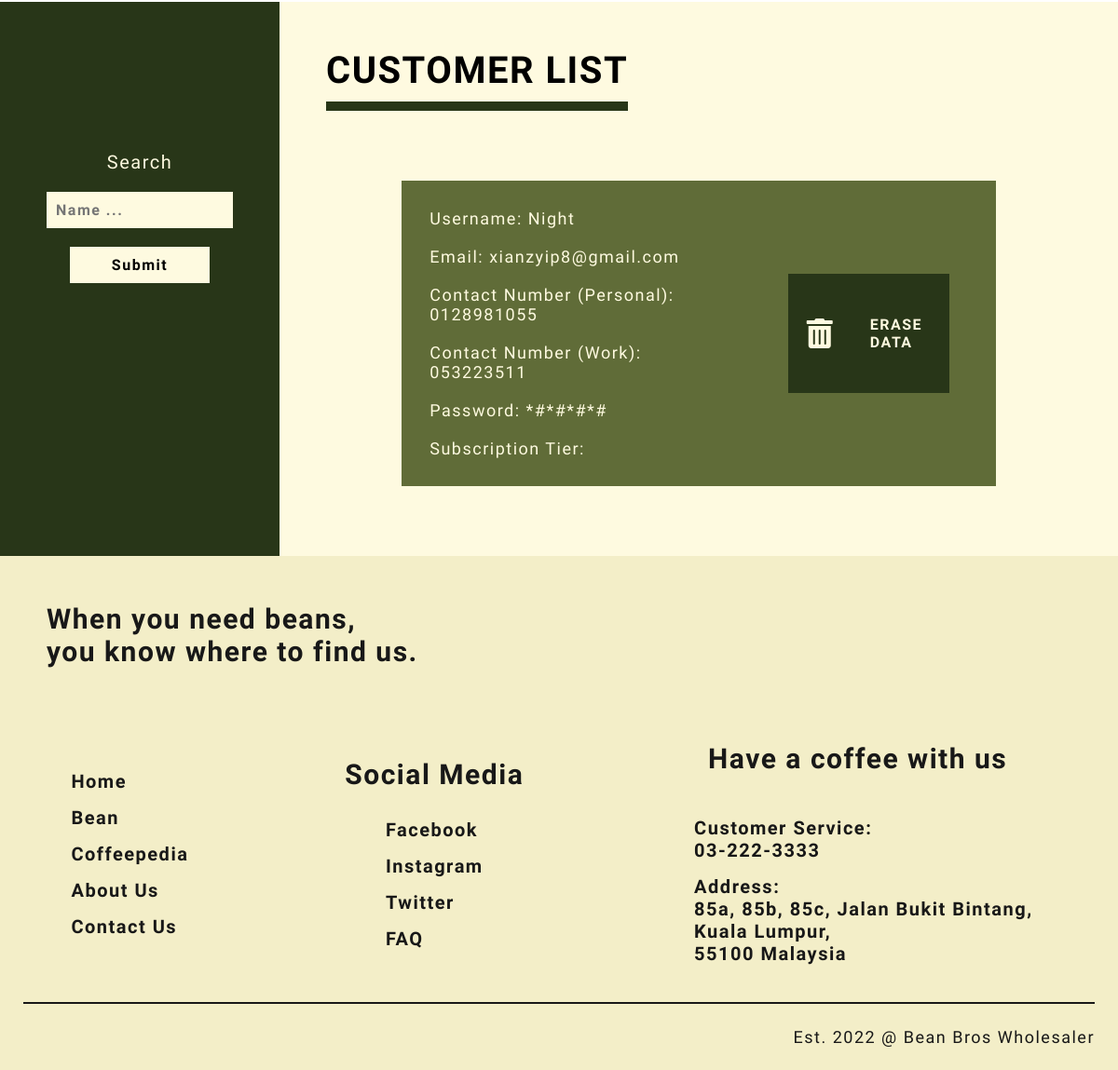
The app's page /php/checkcustomer.php (lower part), older data.
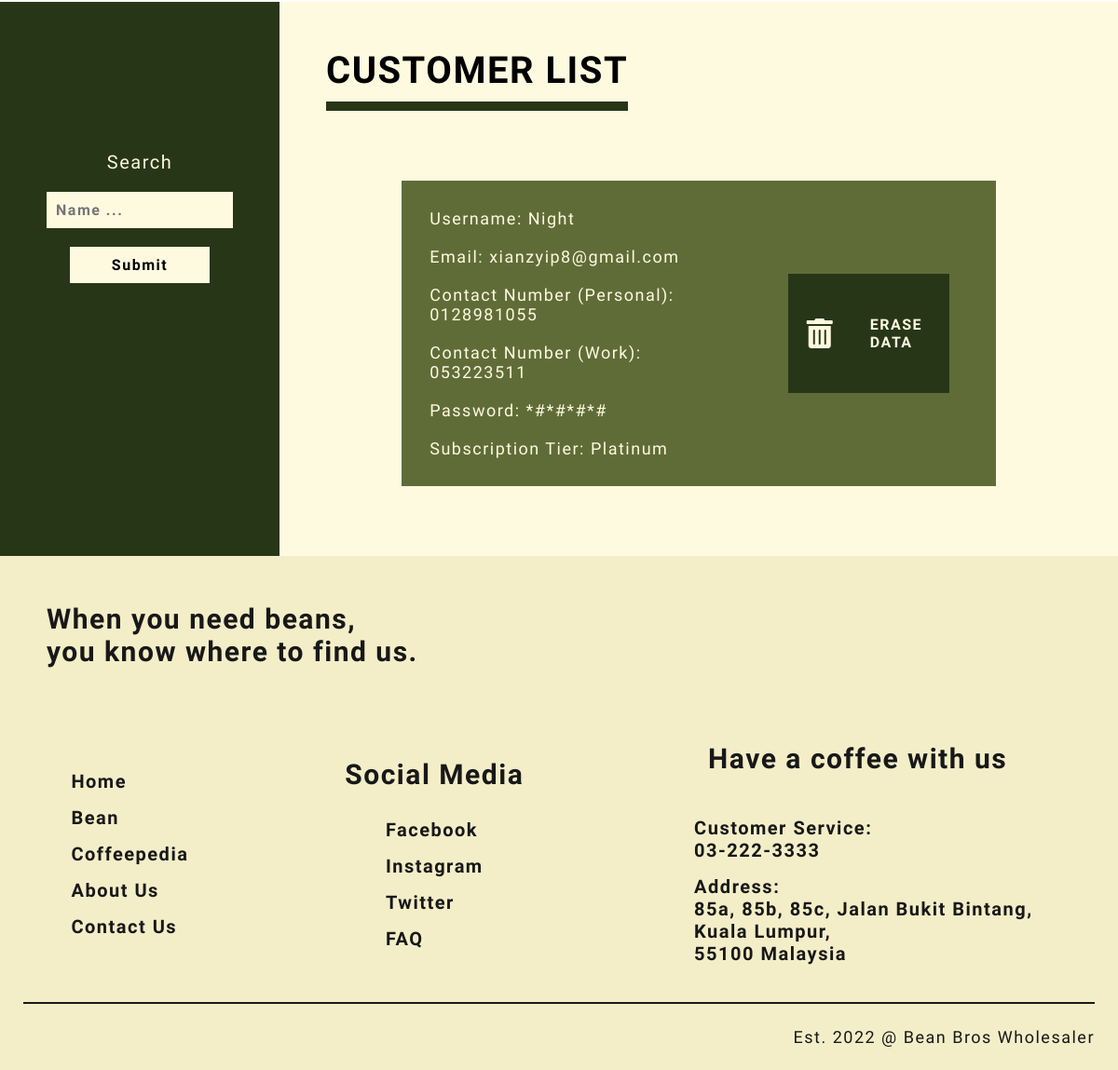
The same page, newer data.
### tables this page shows
CREATE TABLE IF NOT EXISTS `customer` (
  `Customer_ID` int(255) NOT NULL AUTO_INCREMENT,
  `Username` varchar(255) NOT NULL,
  `Email` varchar(255) NOT NULL,
  `Password` varchar(255) NOT NULL,
  `Company_Contact` varchar(255) NOT NULL,
  `Personal_Contact` varchar(255) NOT NULL,
  `Subscription` text,
  PRIMARY KEY (`Customer_ID`)
);

### php/checkcustomer.php (the view, shortened to what the changed rows need)
<!DOCTYPE html>
<html>
    <head>
        <link rel = "stylesheet" href = "../css/checkcustomer.css">
        <link rel = "stylesheet" href = "https://use.fontawesome.com/releases/v5.15.4/css/all.css">
        <link rel = "stylesheet" href = "https://use.fontawesome.com/releases/v5.15.4/css/v4-shims.css">
    </head>
    <body>
        <div class="customer-list-page">
            <div class="customer-list-parallax-group">
                <div class="customer-list-parallax-base">
                    <div class="customer-container">
                            <?php
                                include("conn.php");
                                $searchCustomer = "";
                                $search = mysqli_query($con, "SELECT * FROM customer WHERE Username LIKE '%$searchCustomer%' ORDER BY Customer_ID;");
                            ?>
                        <div class="customer-left">
                            <div class="customer-title">
                                <h2>Customer List</h2>
                            </div>
                            <div class="all-customer-container">
                                <?php
                                    while($row = mysqli_fetch_assoc($search))
                                    {
                                        $displayCustomer = '
                                        <div class="customer">
                                            <div class="customer-information">
                                                <p>Username: '.$row["Username"].'</p>
                                                <p>Email: '.$row["Email"].'</p>
                                                <p>Contact Number (Personal): '.$row["Personal_Contact"].'</p>
                                                <p>Contact Number (Work): '.$row["Company_Contact"].'</p>
                                                <p>Password: *#*#*#*#</p>
                                                <p>Subscription Tier: '.$row["Subscription"].'</p>
                                            </div>
                                            <div class="delete-container">
                                                <i class="fas fa-trash-alt fa-2x"></i>
                                                <a href=\'deletecustomer.php?Customer_ID='.$row['Customer_ID'].'\' onclick="return confirm(\'Delete '.$row['Username'].' details? This CANNOT be undone!\');"><h4>Erase Data</h4></a>
                                            </div>
                                        </div>
                                        ';
                                        echo $displayCustomer;
                                    }
                                ?>
                            </div>
                        </div>
                    </div>
                </div>
            </div>
        </div>
    </body>
</html>

Row changes from the older to the newer data that the page shows:
changed customer "Night": Subscription (not shown) → "Platinum"
